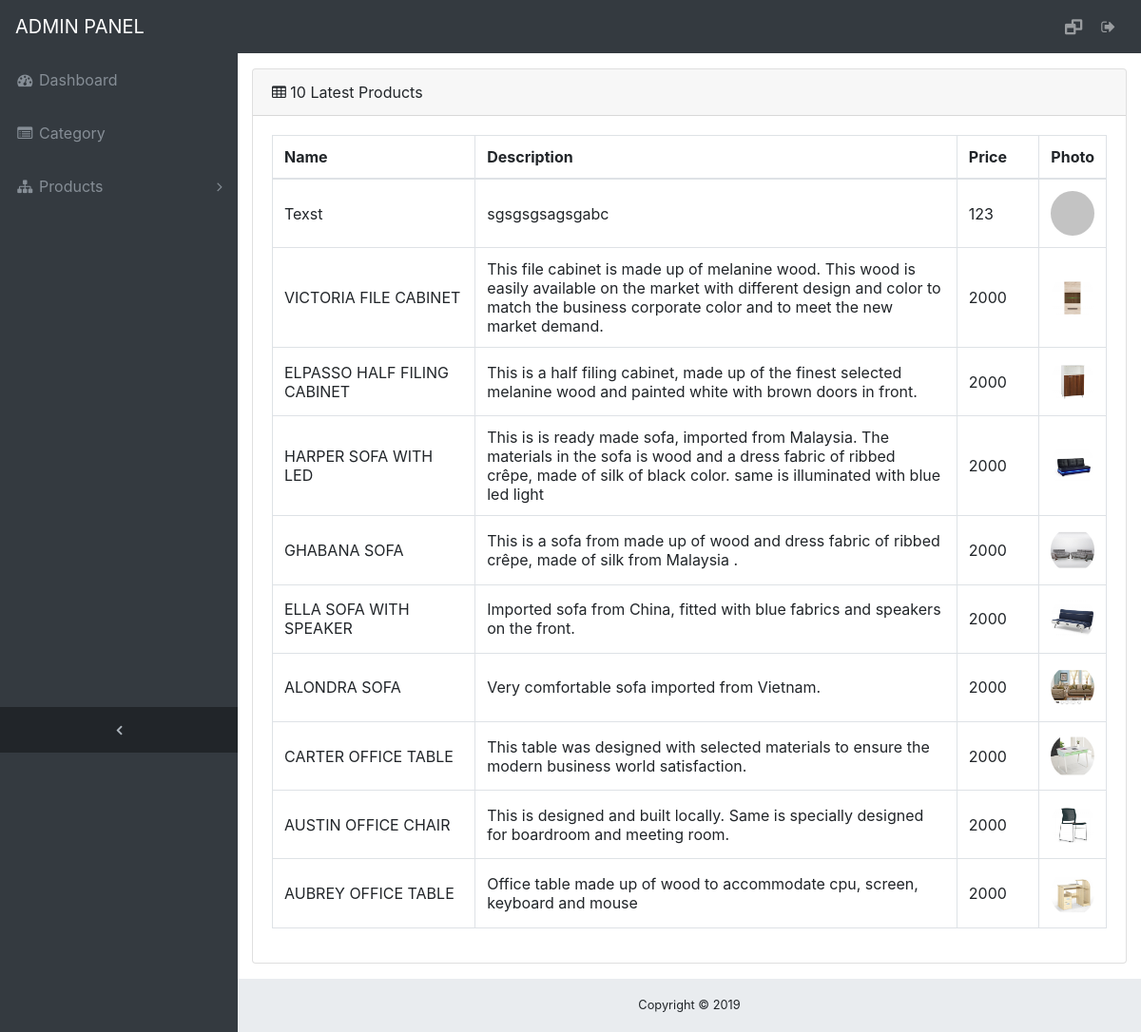
The app's page /administrator/dashboard.php (signed in) with its own data.
### tables this page shows
CREATE TABLE `products` (
  `id` int(11) NOT NULL,
  `category_id` int(11) NOT NULL,
  `name` text NOT NULL,
  `description` text NOT NULL,
  `main_image` text NOT NULL,
  `price` text NOT NULL
);

### administrator/env/functions.php (called while the page is built, shortened)
<?php
$dbInstance = Database::getInstance();
$db = $dbInstance->getDBConnection();
$product    = new Product($db);

### administrator/env/class/Product.class.php (called while the page is built, shortened)
<?php
class Product extends AbstractTask
{
    private $_db;
    private $_tableName = 'products';
    public function __construct($db)
    {
        $this->_db = $db;
    }
    public function getLatestProduct()
    {
        $sql = "SELECT * FROM ".$this->_tableName." ORDER BY id DESC LIMIT 10";
        $query = $this->_db->query($sql);
        $result = $this->convertToArray($query);
        return $result;
    }
}

### administrator/env/class/AbstractTask.class.php (called while the page is built, shortened)
<?php
abstract class AbstractTask{
    public function convertToArray($query)
    {
        $arr = array();
        while( $data = $query->fetch(PDO::FETCH_ASSOC)):
            $arr[] = $data;
        endwhile;
        return $arr;
    }
}

### administrator/dashboard.php (the view)
<?php include 'inc/header.php'; ?>
<div class="content-wrapper">
<div class="container-fluid">
    <div class="card mb-3">
        <div class="card-header"><i class="fa fa-table"></i> 10 Latest Products</div>
        <div class="card-body">
            <div class="table-responsive">
                <table class="table table-bordered" width="100%" cellspacing="0">
                    <thead>
                        <tr>
                            <th>Name</th>
                            <th>Description</th>
                            <th>Price</th>
                            <th>Photo</th>
                        </tr>
                    </thead>
                    <tbody>
                       <?php
                            $result = $product->getLatestProduct();
                            if(!empty($result)){
                                foreach($result as $_result){
                       ?>
                        <tr>
                            <td width="25%"><?php echo $_result['name']; ?></td>
                            <td width="60%"><?php echo $_result['description']; ?></td>
                            <td width="10%"><?php echo $_result['price']; ?></td>
                            <td width="5%"><img src="../images/<?php echo $_result['main_image']; ?>" class="img-fluid rounded-circle"></td>
                        </tr>
                        <?php
                                }
                            }
                        ?>
                    </tbody>
                </table>
            </div>
        </div>
    </div>
</div>
<?php include 'inc/footer.php'; ?>

### administrator/inc/header.php (shortened to what this page needs)
<?php require_once 'env/functions.php' ?>
<!DOCTYPE html>
<html lang="en">
<head>
    <link href="vendor/bootstrap/css/bootstrap.min.css" rel="stylesheet">
    <link href="vendor/font-awesome/css/font-awesome.min.css" rel="stylesheet" type="text/css">
    <link href="vendor/datatables/dataTables.bootstrap4.css" rel="stylesheet">
    <link href="css/sb-admin.css" rel="stylesheet">
</head>
<body class="fixed-nav sticky-footer bg-dark" id="page-top">
    <nav class="navbar navbar-expand-lg navbar-dark bg-dark fixed-top" id="mainNav">
        <a class="navbar-brand" href="#">ADMIN PANEL</a>
        <div class="collapse navbar-collapse" id="navbarResponsive">
            <ul class="navbar-nav navbar-sidenav" id="exampleAccordion">
                <li class="nav-item" data-toggle="tooltip" data-placement="right" title="Dashboard">
                    <a class="nav-link" href="dashboard.php">
                        <i class="fa fa-fw fa-dashboard"></i>
                        <span class="nav-link-text">Dashboard</span>
                    </a>
                </li>
                <li class="nav-item" data-toggle="tooltip" data-placement="right" title="Dashboard">
                    <a class="nav-link" href="category.php">
                        <i class="fa fa-fw fa-list-alt"></i>
                        <span class="nav-link-text">Category</span>
                    </a>
                </li>
                <li class="nav-item" data-toggle="tooltip" data-placement="right" title="Products">
                    <a class="nav-link nav-link-collapse collapsed" data-toggle="collapse" href="#collapseExamplePages" data-parent="#exampleAccordion">
                        <i class="fa fa-fw fa-sitemap"></i>
                        <span class="nav-link-text">Products</span>
                    </a>
                </li>
            </ul>
            <ul class="navbar-nav sidenav-toggler">
                <li class="nav-item">
                    <a class="nav-link text-center" id="sidenavToggler">
                        <i class="fa fa-fw fa-angle-left"></i>
                    </a>
                </li>
            </ul>
            <ul class="navbar-nav ml-auto">
               <li class="nav-item">
                    <a class="nav-link" title="Logged in as : <?php echo  $_SESSION["name"] ?>"><i class="fa fa-fw fa-window-restore"></i></a>
               </li>
                <li class="nav-item">
                    <a class="nav-link" data-toggle="modal" data-target="#exampleModal">
                    <i class="fa fa-fw fa-sign-out"></i></a>
                </li>
            </ul>
        </div>
    </nav>

### administrator/inc/footer.php (shortened to what this page needs)
<footer class="sticky-footer">
    <div class="container">
        <div class="text-center">
            <small>Copyright © <?php echo date('Y'); ?></small>
        </div>
    </div>
</footer>
</div>
</body>
</html>

### administrator/css/sb-admin.css (style rules this page uses)
html { position: relative; min-height: 100%; }
body { overflow-x: hidden; }
body.sticky-footer { margin-bottom: 56px; }
body.sticky-footer .content-wrapper { min-height: calc(100vh - 56px - 56px); }
body.fixed-nav { padding-top: 56px; }
.content-wrapper { min-height: calc(100vh - 56px); padding-top: 1rem; }
#mainNav .navbar-collapse { overflow: auto; max-height: 75vh; }
#mainNav .navbar-collapse .navbar-nav .nav-item .nav-link { cursor: pointer; }
#mainNav .navbar-collapse .navbar-sidenav .nav-link-collapse:after { float: right; content: '\f107'; font-family: 'FontAwesome'; }
#mainNav .navbar-collapse .navbar-sidenav .nav-link-collapse.collapsed:after { content: '\f105'; }
#mainNav .navbar-collapse .sidenav-toggler { display: none; }
@media (min-width: 992px) { #mainNav .navbar-brand { width: 250px; } }
@media (min-width: 992px) { #mainNav .navbar-collapse { overflow: visible; max-height: none; } }
@media (min-width: 992px) { #mainNav .navbar-collapse .navbar-sidenav { position: absolute; top: 0; left: 0; -webkit-flex-direction: column; -ms-flex-direction: column; flex-direction: column; margin-top: 56px; } }
@media (min-width: 992px) { #mainNav .navbar-collapse .navbar-sidenav > .nav-item { width: 250px; padding: 0; } }
@media (min-width: 992px) { #mainNav .navbar-collapse .navbar-sidenav > .nav-item > .nav-link { padding: 1em; } }
#mainNav.fixed-top .sidenav-toggler { display: none; }
@media (min-width: 992px) { #mainNav.fixed-top .navbar-sidenav { height: calc(100vh - 112px); } }
@media (min-width: 992px) { #mainNav.fixed-top .sidenav-toggler { position: absolute; top: 0; left: 0; display: flex; -webkit-flex-direction: column; -ms-flex-direction: column; flex-direction: column; margin-top: calc(100vh - 56px); } }
@media (min-width: 992px) { #mainNav.fixed-top .sidenav-toggler > .nav-item { width: 250px; padding: 0; } }
@media (min-width: 992px) { #mainNav.fixed-top .sidenav-toggler > .nav-item > .nav-link { padding: 1em; } }
#mainNav.fixed-top.navbar-dark .sidenav-toggler { background-color: #212529; }
#mainNav.fixed-top.navbar-dark .sidenav-toggler a i { color: #adb5bd; }
.content-wrapper { overflow-x: hidden; background: white; }
@media (min-width: 992px) { .content-wrapper { margin-left: 250px; } }
#sidenavToggler i { font-weight: 800; }
#mainNav.navbar-dark .navbar-collapse .navbar-sidenav .nav-link-collapse:after { color: #868e96; }
#mainNav.navbar-dark .navbar-collapse .navbar-sidenav > .nav-item > .nav-link { color: #868e96; }
@media (min-width: 992px) { #mainNav.navbar-dark .navbar-collapse .navbar-sidenav { background: #343a40; } }
footer.sticky-footer { position: absolute; right: 0; bottom: 0; width: 100%; height: 56px; background-color: #e9ecef; line-height: 55px; }
@media (min-width: 992px) { footer.sticky-footer { width: calc(100% - 250px); } }
.table-bordered td, .table-bordered th { vertical-align: middle; }

### records on screen
products: name "Texst", description "sgsgsgsagsgabc", price "123", main_image (picture)
products: name "VICTORIA FILE CABINET", description "This file cabinet is made up of melanine wood. This wood is easily available on the market with different design and color to match the business corporate color and to meet the new market demand.", price "2000", main_image (picture)
products: name "ELPASSO HALF FILING CABINET", description "This is a half filing cabinet, made up of the finest selected melanine wood and painted white with brown doors in front.", price "2000", main_image (picture)
products: name "HARPER SOFA WITH LED", description "This is is ready made sofa, imported from Malaysia. The materials in the sofa is wood and a dress fabric of ribbed crêpe, made of silk of black color. same is illuminated with blue led light", price "2000", main_image (picture)
products: name "GHABANA SOFA", description "This is a sofa from made up of wood and dress fabric of ribbed crêpe, made of silk from Malaysia .", price "2000", main_image (picture)
products: name "ELLA SOFA WITH SPEAKER", description "Imported sofa from China, fitted with blue fabrics and speakers on the front.", price "2000", main_image (picture)
products: name "ALONDRA SOFA", description "Very comfortable sofa imported from Vietnam.", price "2000", main_image (picture)
products: name "CARTER OFFICE TABLE", description "This table was designed with selected materials to ensure the modern business world satisfaction.", price "2000", main_image (picture)
products: name "AUSTIN OFFICE CHAIR", description "This is designed and built locally. Same is specially designed for boardroom and meeting room.", price "2000", main_image (picture)
products: name "AUBREY OFFICE TABLE", description "Office table made up of wood to accommodate cpu, screen, keyboard and mouse", price "2000", main_image (picture)
